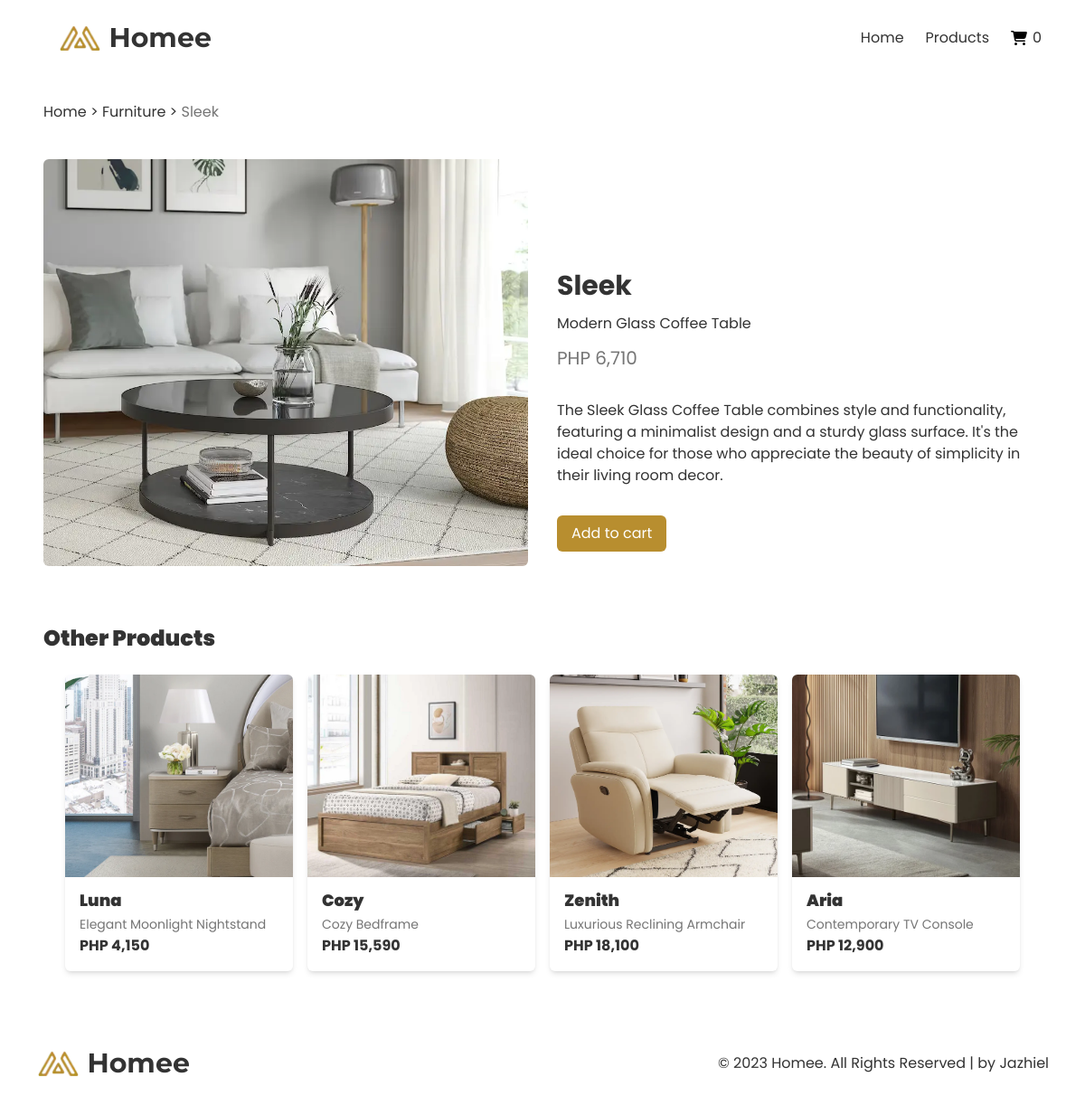
/single-product.php?id=12, run on the app's committed database.
### tables this page shows
CREATE TABLE `products` (
  `id` int(11) NOT NULL,
  `name` varchar(255) NOT NULL,
  `price` int(10) NOT NULL,
  `image` varchar(255) DEFAULT NULL,
  `brief_desc` varchar(255) DEFAULT NULL,
  `long_desc` text DEFAULT NULL,
  `featured` tinyint(1) DEFAULT NULL
);

### single-product.php (called while the page is built)
<?php
    require_once('templates/header.php');
    require_once('views/single-product.php');
    require_once('templates/footer.php');
?>

### views/single-product.php (the view, shortened to what this page needs)
<?php
    include_once('config/dbconnection.php');
?>
<main>
    <?php
        $id = $_GET['id'];
        $stmt = $conn->prepare("SELECT * FROM products WHERE id = $id");
        $stmt->execute();
        while ($product = $stmt->fetch(PDO::FETCH_ASSOC))
        {
    ?>
    <div class="breadcrumbs top-margin">
        <a href="index.php">Home</a> &gt; <a href="products.php">Furniture</a> &gt; <span><?php echo $product['name']?></span>
    </div>
    <section>
        <div class="product-detailed">
            <div class="gallery">
                <img src="assets/images/furnitures/<?php echo $product['image']?>" alt="">
            </div>
            <div class="full-details"
            data-id="<?php echo $product['id']?>"
            data-name="<?php echo $product['name']?>"
            data-image="<?php echo $product['image']?>"
            data-qty="1"
            data-price="<?php echo $product['price']?>">
                <div class="title" >
                    <h1><?php echo $product['name'];?></h1>
                    <p><?php echo $product['brief_desc'];?></p>
                    <h2>PHP <?php echo number_format($product['price']);?></h2>
                </div>
                <p><?php echo $product['long_desc'];?></p>
                <button class="btn add-to-cart-full" href="">Add to cart</button>
            </div>
        </div>
    </section>
    <?php
        }
    ?>
    <section>
        <div class="other-products">
            <h1>Other Products</h1>
            <ul class="product-list">
                <?php
                    $stmt = $conn->prepare("SELECT * FROM products WHERE id != $id ORDER BY RAND() LIMIT 4");
                    $stmt->execute();
                    while ($product = $stmt->fetch(PDO::FETCH_ASSOC))
                    {
                ?>
                <li>
                    <div class="product-card">
                        <div class="product-img">
                            <div class="add-btn-dv"
                            data-id="<?php echo $product['id']?>"
                            data-name="<?php echo $product['name']?>"
                            data-image="<?php echo $product['image']?>"
                            data-qty="1"
                            data-price="<?php echo $product['price']?>"
                            >
                            </div>
                            <img src="assets/images/furnitures/<?php echo $product['image'];?>" alt="">
                        </div>
                        <a href="single-product.php?id=<?php echo $product['id']; ?>" class="details">
                            <h2><?php echo $product['name'];?></h2>
                            <span><?php echo $product['brief_desc'];?></span>
                            <p>PHP <?php echo number_format($product['price']);?></p>
                        </a>
                    </div>
                </li>
               <?php
                    }
               ?>
            </ul>
        </div>
    </section>
</main>

### data on the page
products: name "Sleek", image (picture), brief_desc "Modern Glass Coffee Table", price "6,710", long_desc "The Sleek Glass Coffee Table combines style and functionality, featuring a minimalist design and a sturdy glass surface. It's the ideal choice for those who appreciate the beauty of simplicity in their living room decor."
products: image (picture), name "Luna", brief_desc "Elegant Moonlight Nightstand", price "4,150"
products: image (picture), name "Cozy", brief_desc "Cozy Bedframe", price "15,590"
products: image (picture), name "Zenith", brief_desc "Luxurious Reclining Armchair", price "18,100"
products: image (picture), name "Aria", brief_desc "Contemporary TV Console", price "12,900"

### other printed values
$_SESSION['count'] "0"
